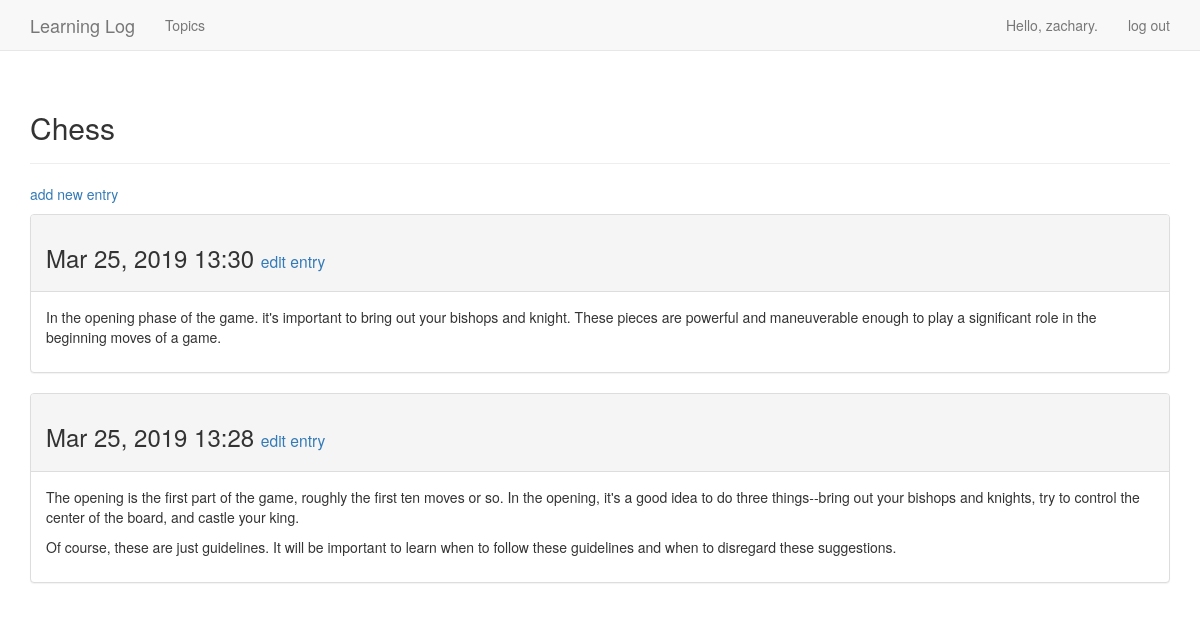
Before: /topics/1/ (signed in) with the older database file.
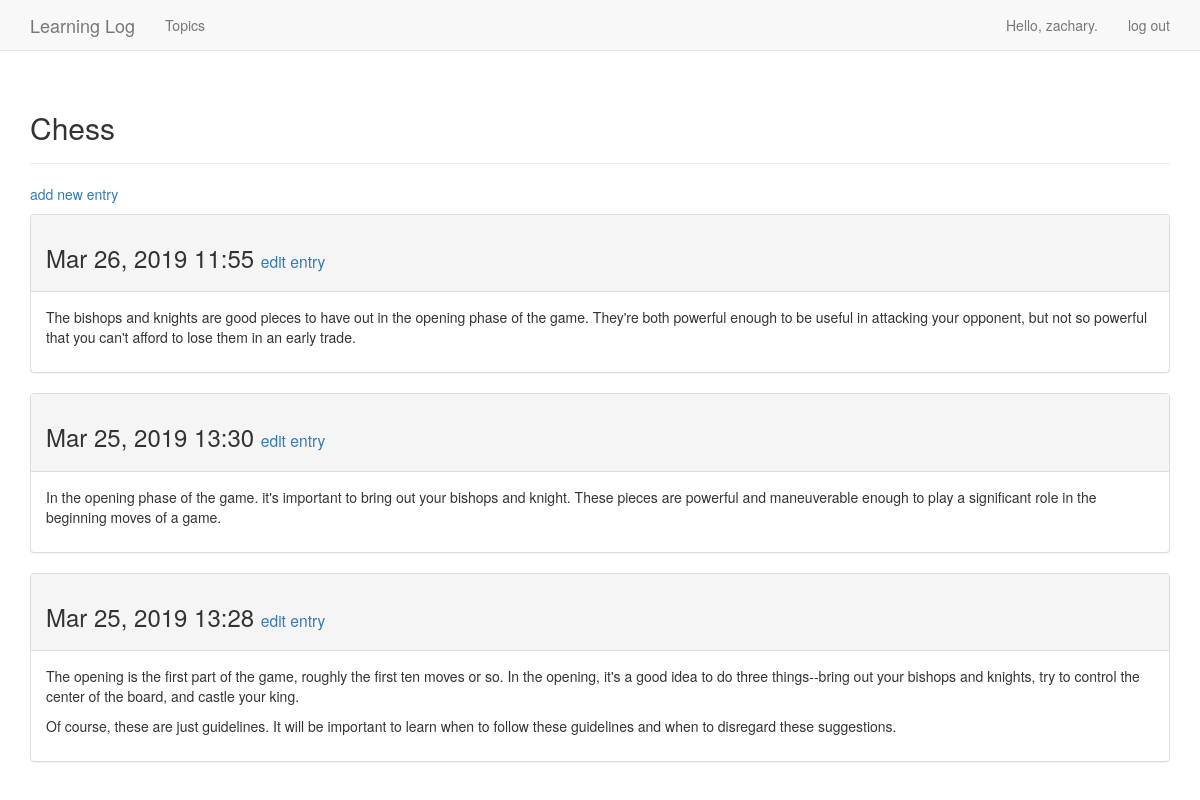
After: the same page with the newer database file.
### learning_logs/models.py (models this page shows, shortened)
class Topic(models.Model):
    text = models.CharField(max_length=200)
    date_added = models.DateTimeField(auto_now_add=True) # 建立時間戳記並照時間排序
    owner = models.ForeignKey(User, on_delete=models.CASCADE)
    def __str__(self):
        return self.text

class Entry(models.Model):
    topic = models.ForeignKey(Topic, on_delete=models.CASCADE)
    text = models.TextField()
    date_added = models.DateTimeField(auto_now_add=True) # 建立時間戳記並照時間排序
    class Meta:
        verbose_name_plural = 'entries'

### learning_logs/views.py (the view)
# urls.py: path('topics/<int:topic_id>/', views.topic, name='topic'),
@login_required
def topic(request, topic_id):
    topic = Topic.objects.get(id=topic_id)
    if topic.owner != request.user:
        raise Http404
    entries = topic.entry_set.order_by('-date_added')
    context = {'topic': topic, 'entries': entries}
    return render(request, 'learning_logs/topic.html', context)

### learning_logs/templates/learning_logs/topic.html
{% extends 'learning_logs/base.html' %}
{% block header %}
  <h2>{{ topic }}</h2>
{% endblock header %}
{% block content %}
  <p>
    <a href="{% url 'learning_logs:new_entry' topic.id %}">add new entry</a>
  </p>
  {% for entry in entries %}
    <div class="panel panel-default">
      <div class="panel-heading">
        <h3>
          {{ entry.date_added|date:'M d, Y H:i' }}
          <small>
            <a href="{% url 'learning_logs:edit_entry' entry.id %}">
              edit entry</a>
          </small>
        </h3>
      </div>
      <div class="panel-body">
        {{ entry.text|linebreaks }}
      </div>
    </div>
  {% empty %}
    There are no entries for this topic yet.
  {% endfor %}
{% endblock content %}

### learning_logs/templates/learning_logs/base.html (shortened to what this page needs)
{% load bootstrap3 %}
<!DOCTYPE html>
<html lang="en">
  <head>
    {% bootstrap_css %}
  </head>
  <body>
    <nav class="navbar navbar-default navbar-static-top">
      <div class="container">
        <div class="navbar-header">
          <a class="navbar-brand" href="{% url 'learning_logs:index' %}">
              Learning Log</a>
        </div>
        <div id="navbar" class="navbar-collapse collapse">
          <ul class="nav navbar-nav">
            <li><a href="{% url 'learning_logs:topics' %}">Topics</a></li>
          </ul>
          <ul class="nav navbar-nav navbar-right">
            {% if user.is_authenticated %}
              <li><a>Hello, {{ user.username }}.</a></li>
              <li><a href="{% url 'users:logout' %}">log out</a></li>
            {% else %}
              <li><a href="{% url 'users:register' %}">register</a></li>
              <li><a href="{% url 'users:login' %}">log in</a></li>
            {% endif %}
          </ul>
        </div>
      </div>
    </nav>
    <div class="container">
      <div class="page-header">
        {% block header %}{% endblock %}
      </div>
      <div>
        {% block content %}{% endblock %}
      </div>
    </div>
  </body>
</html>

Changed rows visible on the page:
added Entry: date_added "Mar 26, 2019 11:55", text "The bishops and knights are good pieces to have out in the opening phase of the game. They're both powerful enough to be useful in attacking your opponent, but not so powerful that you can't afford to lose them in an early trade."
